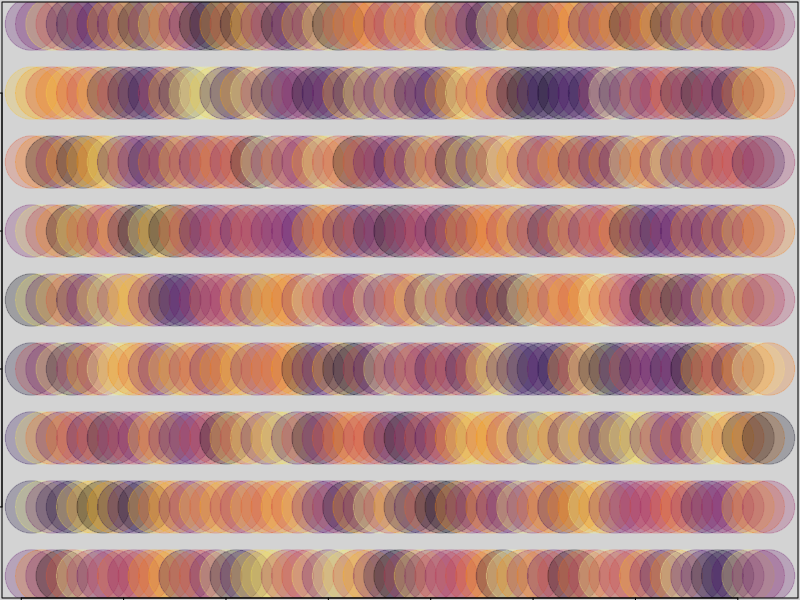

R code for this plot:
## ---- chunk 1
par(bg = 'lightgrey')
par(mar = c(.1, .1, .1, .1))
library(viridis)
x <- rep(1:73,9)
y <- rep(1:9,each=73)
plot(x,y,pch=19,col=sample(inferno(657,alpha=.25)),cex=7)
